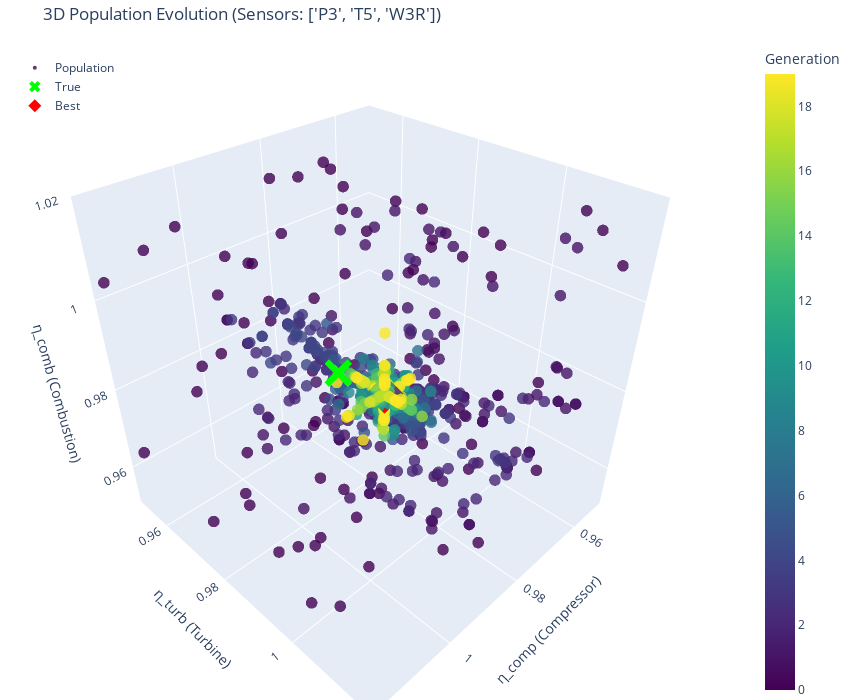

The notebook cell this image was saved under:
### Code cell
plot_ga_population_3d(ga, best_solution, true_health=[true_eta_comp, true_eta_turb,  true_eta_comb])

### Figure 1 — Plotly figure (JSON) as saved in the notebook; plotly's stock layout.template omitted (floating-point values rounded to 4 significant figures; data arrays with more than 128 entries replaced by an {"elided": "..."} marker saying what was removed)
{"data": [{"marker": {"color": {"elided": "2000 int values"}, "colorbar": {"title": {"text": "Generation"}}, "colorscale": [[0, "#440154"], [0.1111, "#482878"], [0.2222, "#3e4989"], [0.3333, "#31688e"], [0.4444, "#26828e"], [0.5556, "#1f9e89"], [0.6667, "#35b779"], [0.7778, "#6ece58"], [0.8889, "#b5de2b"], [1, "#fde725"]], "opacity": 0.8, "size": 4}, "mode": "markers", "name": "Population", "type": "scatter3d", "x": {"elided": "2000 float values"}, "y": {"elided": "2000 float values"}, "z": {"elided": "2000 float values"}}, {"marker": {"color": "lime", "size": 10, "symbol": "x"}, "mode": "markers", "name": "True", "type": "scatter3d", "x": [1.009], "y": [1.002], "z": [1.005]}, {"marker": {"color": "red", "size": 10, "symbol": "diamond"}, "mode": "markers", "name": "Best", "type": "scatter3d", "x": [0.9986], "y": [1.002], "z": [0.9954]}], "layout": {"height": 700, "legend": {"x": 0.02, "y": 0.98}, "margin": {"b": 0, "l": 0, "r": 0, "t": 40}, "scene": {"xaxis": {"range": [0.95, 1.02], "title": {"text": "η_comp (Compressor)"}}, "yaxis": {"range": [0.95, 1.02], "title": {"text": "η_turb (Turbine)"}}, "zaxis": {"range": [0.95, 1.02], "title": {"text": "η_comb (Combustion)"}}}, "title": {"text": "3D Population Evolution (Sensors: ['P3', 'T5', 'W3R'])"}, "width": 850}}
